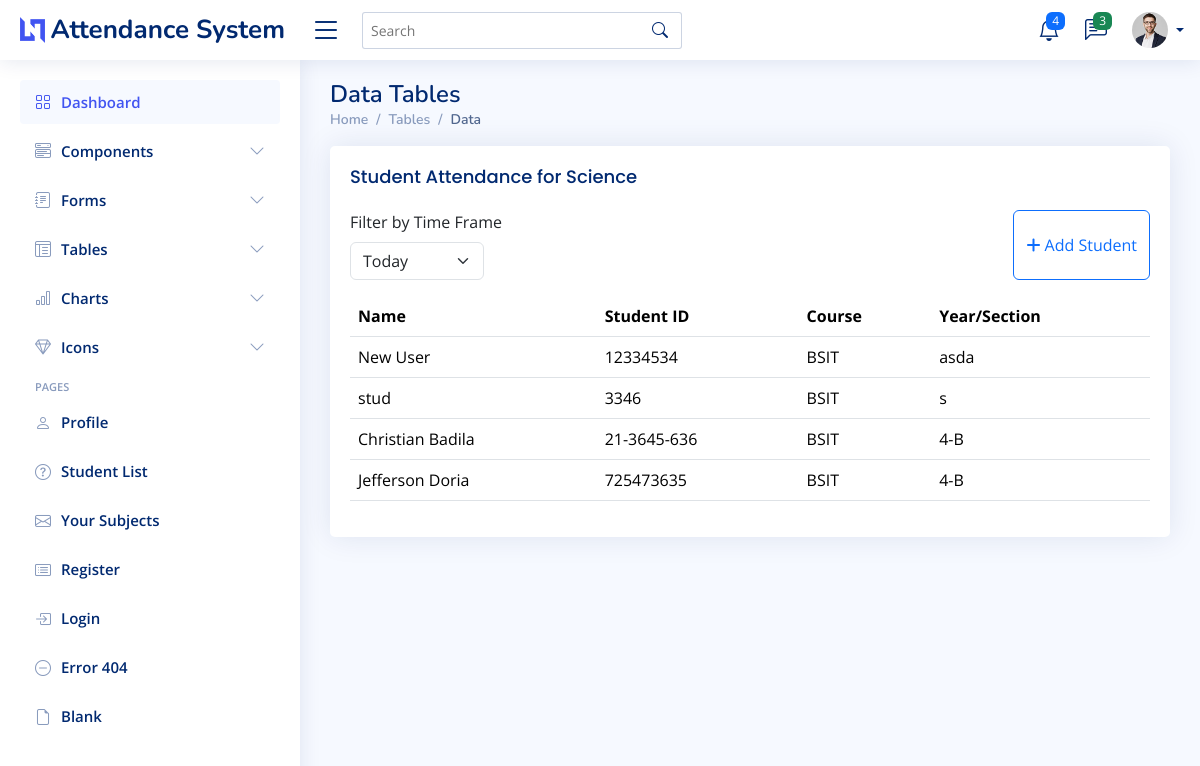
The app's page /student-attendance/2/ with its own data.
### myapp/models.py (models this page shows, shortened)
class Subject(models.Model):
    name = models.CharField(max_length=100)
    description = models.TextField(blank=True, null=True)
    teacher = models.ForeignKey(Teacher, on_delete=models.CASCADE, related_name="subjects")
    created_at = models.DateTimeField(auto_now_add=True)

class Student(models.Model):
    username = models.CharField(max_length=255, unique=True, default="default_username")
    student_id = models.CharField(max_length=50, unique=True)
    full_name = models.CharField(max_length=255)
    course = models.CharField(max_length=100)
    year_section = models.CharField(max_length=50, blank=True, null=True)
    email = models.EmailField(unique=True, blank=True, null=True)
    password = models.CharField(max_length=255)
    subjects = models.ManyToManyField(Subject, related_name="students")
    created_at = models.DateTimeField(auto_now_add=True)

### myapp/views.py (the view, shortened to what this page needs)
# urls.py: path('student-attendance/<int:id>/', views.student_attendance, name='student-attendance'),
def student_attendance(request, id):
    subject = get_object_or_404(Subject, id=id)
    students = Student.objects.all()
    return render(request, 'myapp/student_attendance.html',{'students':students, 'subject':subject})

### myapp/templates/myapp/student_attendance.html (shortened to what this page needs)
{% extends 'myapp/base.html' %}
{% load static %}
{% block content %}
<main id="main" class="main">
  <div class="pagetitle">
    <h1>Data Tables</h1>
    <nav>
      <ol class="breadcrumb">
        <li class="breadcrumb-item"><a href="index.html">Home</a></li>
        <li class="breadcrumb-item">Tables</li>
        <li class="breadcrumb-item active">Data</li>
      </ol>
    </nav>
  </div>
  <section class="section">
    <div class="row">
      <div class="col-lg-12">
        <div class="card">
          <div class="card-body">
            <h5 class="card-title">Student Attendance for {{subject.name}}</h5>
          <div class="d-flex justify-content-between mb-3">
            <div class="col-md-4">
                <label for="timeframe" class="form-label me-1">Filter by Time Frame</label>
                <select class="form-select d-inline-block w-auto" id="timeframe">
                    <option value="today">Today</option>
                </select>
            </div>
            <button type="button" class="btn btn-outline-primary" data-bs-toggle="modal" data-bs-target="#addStudentModal">
                <i class="fa-solid fa-plus"></i> Add Student
            </button>
        </div>
        <div class="table-responsive">
          <table class="table datatable">
            <thead>
              <tr>
                <th>Name</th>
                <th>Student ID</th>
                <th>Course</th>
                <th>Year/Section</th>
              </tr>
            </thead>
            <tbody>
              {% for student in students %}
                <tr>
                  <td>{{ student.full_name }}</td>
                  <td>{{ student.student_id }}</td>
                  <td>{{ student.course }}</td>
                  <td>{{ student.year_section }}</td>
                </tr>
              {% endfor %}
            </tbody>
          </table>
        </div>
      </div>
    </div>
  </div>
</div>
</section>
</main>
{% endblock %}

### static/assets/css/style.css (style rules this page uses)
:root { scroll-behavior: smooth; }
body { font-family: "Open Sans", sans-serif; background: #f6f9ff; color: #444444; }
h1, h2, h3, h4, h5, h6 { font-family: "Nunito", sans-serif; }
#main { margin-top: 60px; padding: 20px 30px; transition: all 0.3s; }
.pagetitle { margin-bottom: 10px; }
.pagetitle h1 { font-size: 24px; margin-bottom: 0; font-weight: 600; color: #012970; }
.card { margin-bottom: 30px; border: none; border-radius: 5px; box-shadow: 0px 0 30px rgba(1, 41, 112, 0.1); }
.card-title { padding: 20px 0 15px 0; font-size: 18px; font-weight: 500; color: #012970; font-family: "Poppins", sans-serif; }
.card-body { padding: 0 20px 20px 20px; }
.breadcrumb { font-size: 14px; font-family: "Nunito", sans-serif; color: #899bbd; font-weight: 600; }
.breadcrumb a { color: #899bbd; transition: 0.3s; }
.breadcrumb .breadcrumb-item::before { color: #899bbd; }
.breadcrumb .active { color: #51678f; font-weight: 600; }
@media (min-width: 1200px) { #main, #footer { margin-left: 300px; } }

### records on screen
Subject: name "Science"
Student: full_name "New User", student_id "12334534", course "BSIT", year_section "asda"
Student: full_name "stud", student_id "3346", course "BSIT", year_section "s"
Student: full_name "Christian Badila", student_id "21-3645-636", course "BSIT", year_section "4-B"
Student: full_name "Jefferson Doria", student_id "725473635", course "BSIT", year_section "4-B"
